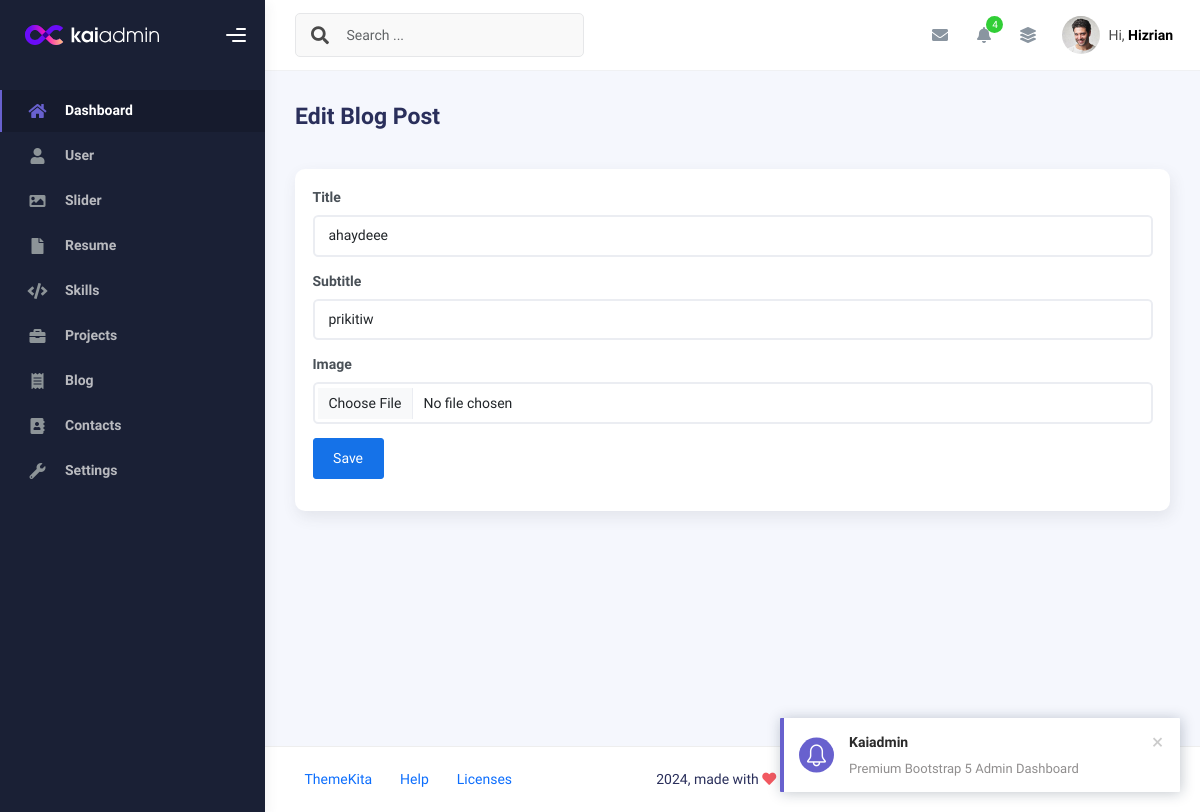
/admin/app.php?page=create-blog&edit=2 (signed in), run on an earlier commit of the app's database.
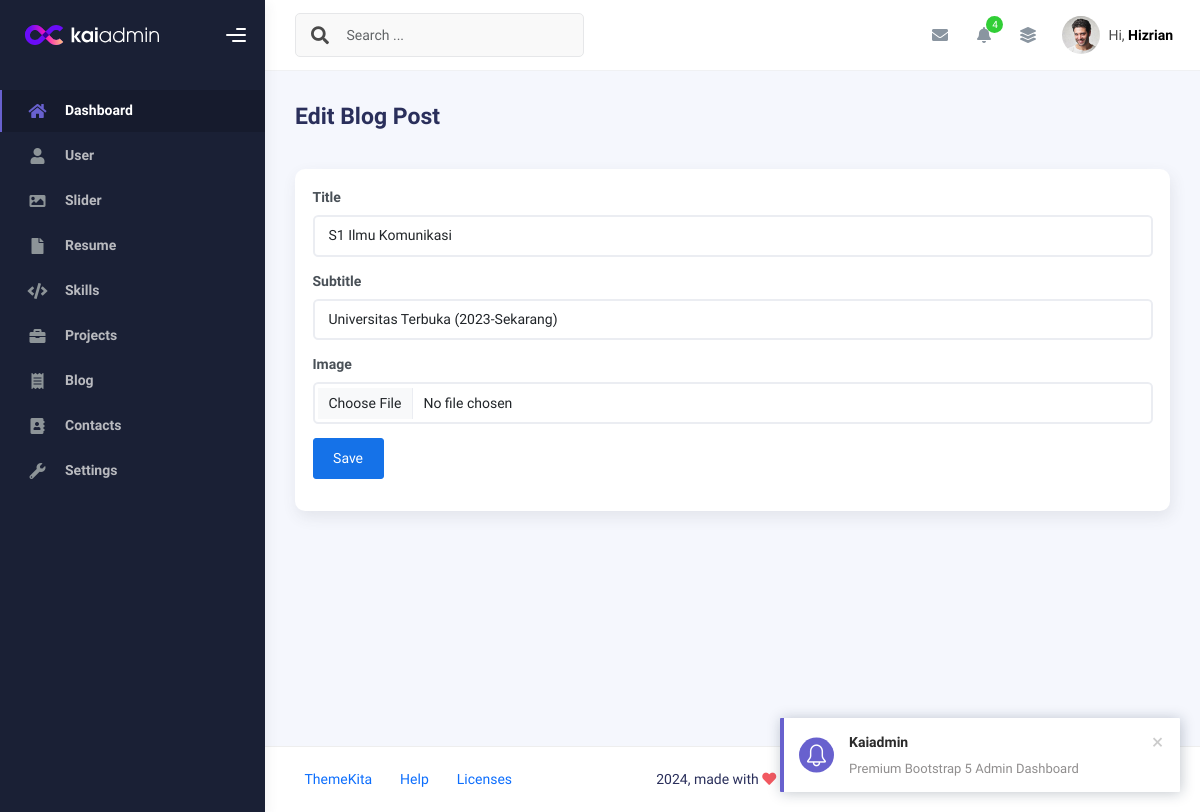
And on a later commit of the database.
### tables this page shows
CREATE TABLE `blog` (
  `id` int(11) NOT NULL,
  `image` varchar(100) NOT NULL,
  `title` varchar(50) NOT NULL,
  `subtitle` varchar(50) NOT NULL,
  `created_at` timestamp NULL DEFAULT current_timestamp(),
  `updated_at` timestamp NULL DEFAULT NULL ON UPDATE current_timestamp()
);

### admin/create-blog.php (the view, shortened to what this page needs)
<?php
$id     = isset($_GET['edit']) ? $_GET['edit'] : '';
$query  = mysqli_query($conn, "SELECT * FROM blog WHERE id='$id'");
$row   = mysqli_fetch_assoc($query);
?>
<div class="d-flex align-items-left align-items-md-center flex-column flex-md-row pt-2 pb-4">
  <div>
    <h3 class="fw-bold mb-3"><?php echo isset($_GET['edit']) ? 'Edit Blog Post' : 'Create New Blog Post' ?></h3>
  </div>
</div>
<div class="row">
  <div class="col-sm-6 col-md-12">
    <div class="card">
      <div class="card-body">
        <form action="" method="post" enctype="multipart/form-data">
          <div class="mb-3">
            <label for="" class="form-label fw-bold">Title</label>
            <input type="text"
              class="form-control" name="title"
              placeholder="Enter title" required value="<?php echo ($id) ? $row['title'] : '' ?>">
          </div>
          <div class="mb-3">
            <label for="" class="form-label fw-bold">Subtitle</label>
            <input type="text"
              class="form-control" name="subtitle"
              placeholder="Enter subtitle" required value="<?php echo ($id) ? $row['subtitle'] : '' ?>">
          </div>
          <div class="mb-3">
            <label for="" class="form-label fw-bold">Image</label>
            <input type="file"
              class="form-control" name="image"
              value="<?php echo ($id) ? $row['image'] : '' ?>">
          </div>
          <div class="mb-3">
            <button class="btn btn-primary" name="save" type="submit">
              Save</button>
          </div>
        </form>
      </div>
    </div>
  </div>
</div>

What changed in the data, as far as the page shows it:
changed blog: title "ahaydeee" → "S1 Ilmu Komunikasi"; subtitle "prikitiw" → "Universitas Terbuka (2023-Sekarang)"
